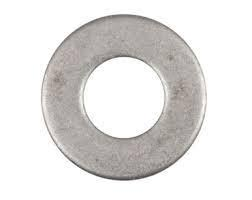
#> input picture images/img.jpg, 252 x 200 px
$ python main.py
#> lines starting #> are read from the running program, lines starting #| are printed output that depends on the picture
import cv2
import numpy as np

# Read image.
img = cv2.imread('images/img.jpg', cv2.IMREAD_COLOR)
#> img is the input picture: shape (200, 252, 3); mean B, G, R 224.9, 226.1, 227.8

# Convert to grayscale.
gray = cv2.cvtColor(img, cv2.COLOR_BGR2GRAY)

# Blur using 3 * 3 kernel.
gray_blurred = cv2.blur(gray, (3, 3))
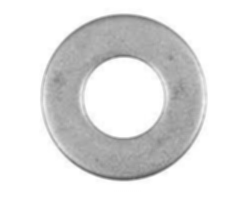
#> gray_blurred: shape (200, 252); min 91, max 255, mean 226.5

# Apply Hough transform on the blurred image.
detected_circles = cv2.HoughCircles(gray_blurred,
                   cv2.HOUGH_GRADIENT, 1, 20, param1 = 50,
               param2 = 30, minRadius = 1, maxRadius = 40)
#> detected_circles = [[123.5, 96.5, 39.4]]

# Draw circles that are detected.
if detected_circles is not None:

    # Convert the circle parameters a, b and r to integers.
    detected_circles = np.uint16(np.around(detected_circles))
#> detected_circles = [[124, 96, 39]]

    for pt in detected_circles[0, :]:
        a, b, r = pt[0], pt[1], pt[2]

        # Draw the circumference of the circle.
        cv2.circle(img, (a, b), r, (0, 255, 0), 2)

        # Draw a small circle (of radius 1) to show the center.
        cv2.circle(img, (a, b), 1, (0, 0, 255), 2)

        #Draw a line as radius
        cv2.line(img, (a, b), (a+r, b), (0, 0, 255), 2)

        #Write text over radius line
        cv2.putText(img, str(r) + "mm",(a+r,b),cv2.FONT_HERSHEY_COMPLEX,0.5,(0,0,0),1)
        cv2.imshow("Detected Circle", img)
        cv2.waitKey(0)
#> this loop made 1 pass
#> pass 1, `cv2.imshow("Detected Circle", img)`:
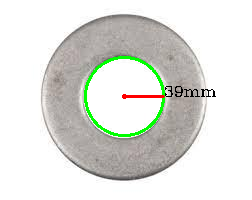
#> window 'Detected Circle': shape (200, 252, 3); mean B, G, R 220.2, 225.1, 223.6
